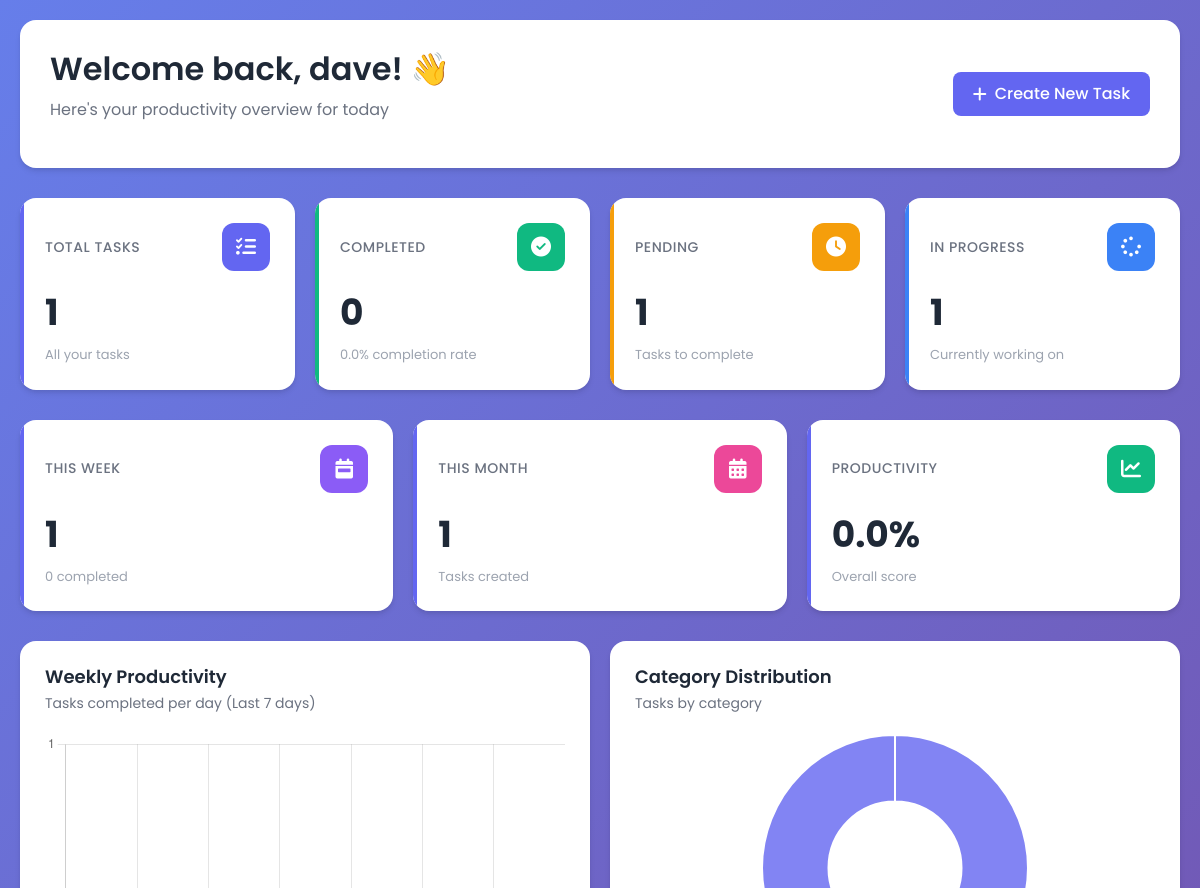
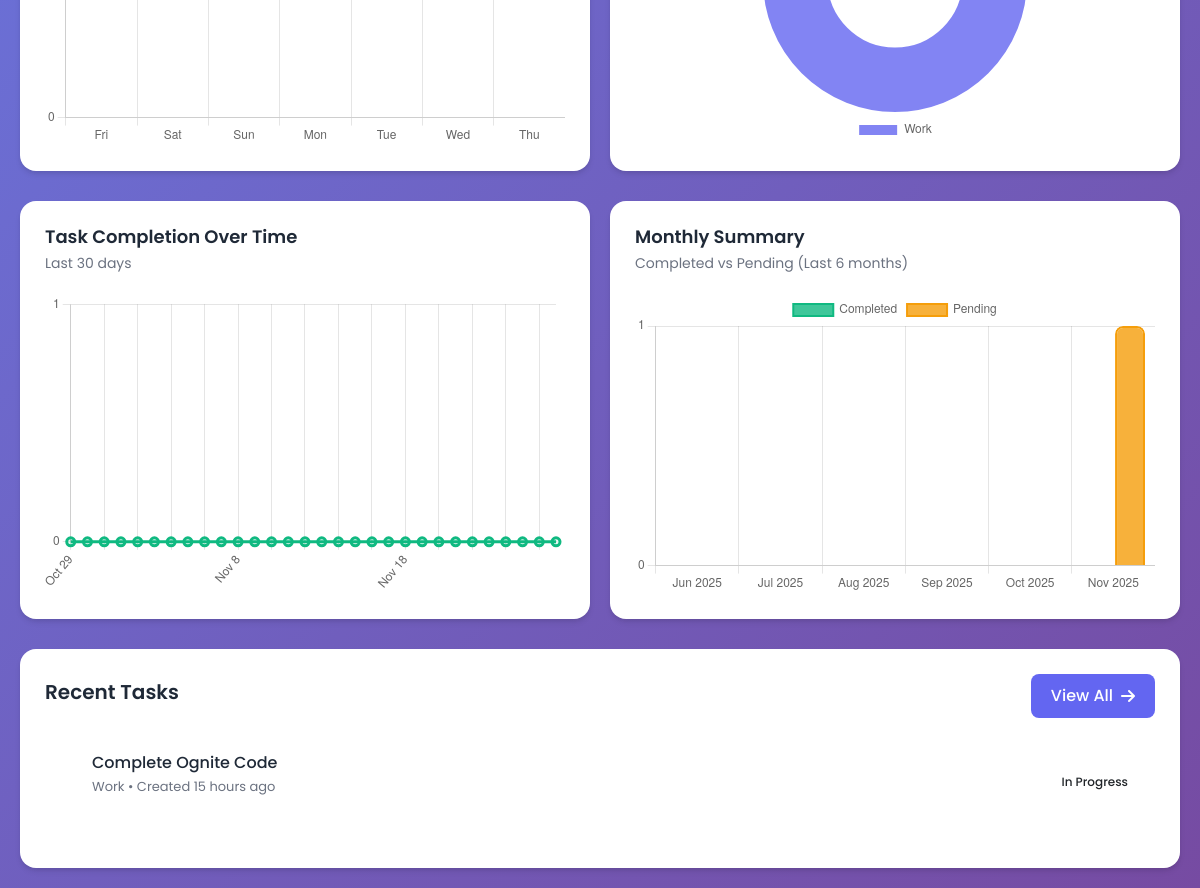
/ (signed in), run on an earlier commit of the app's database (2 pictures, top to bottom).
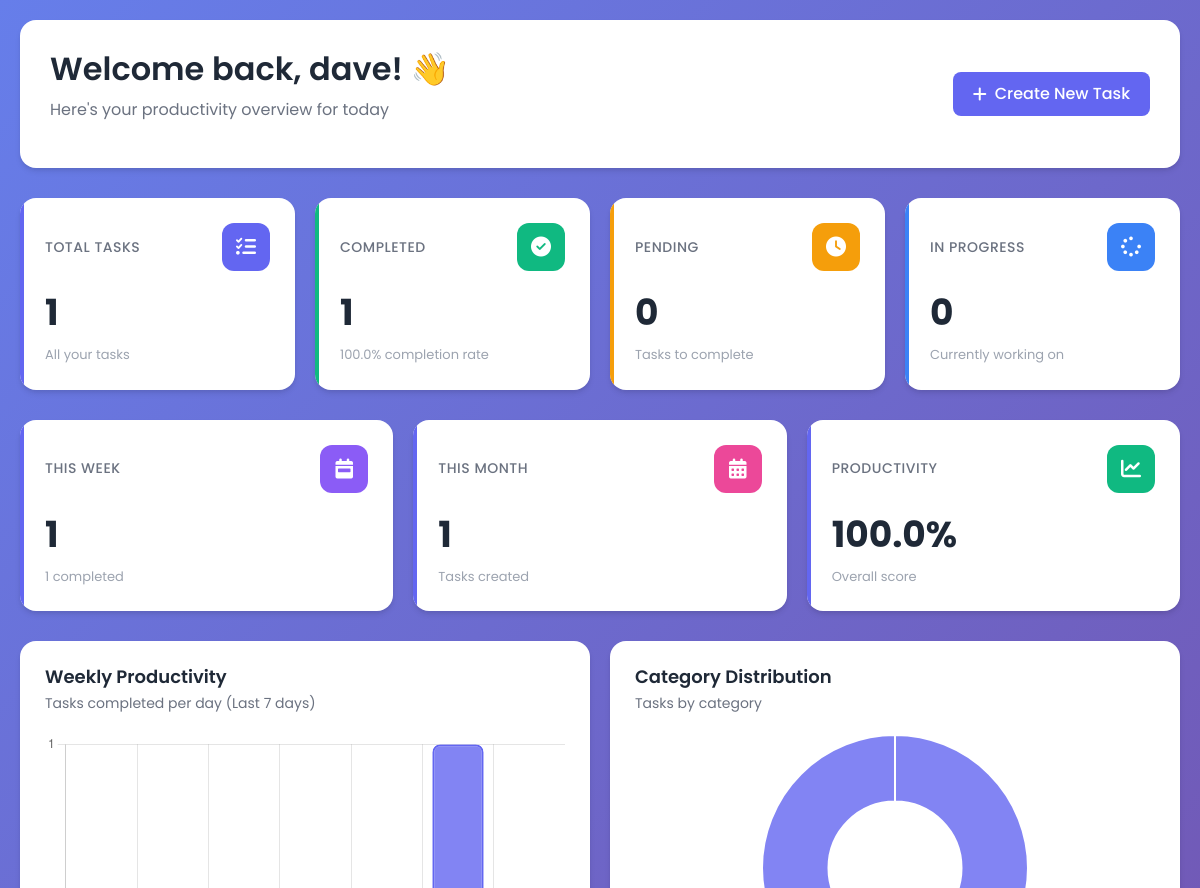
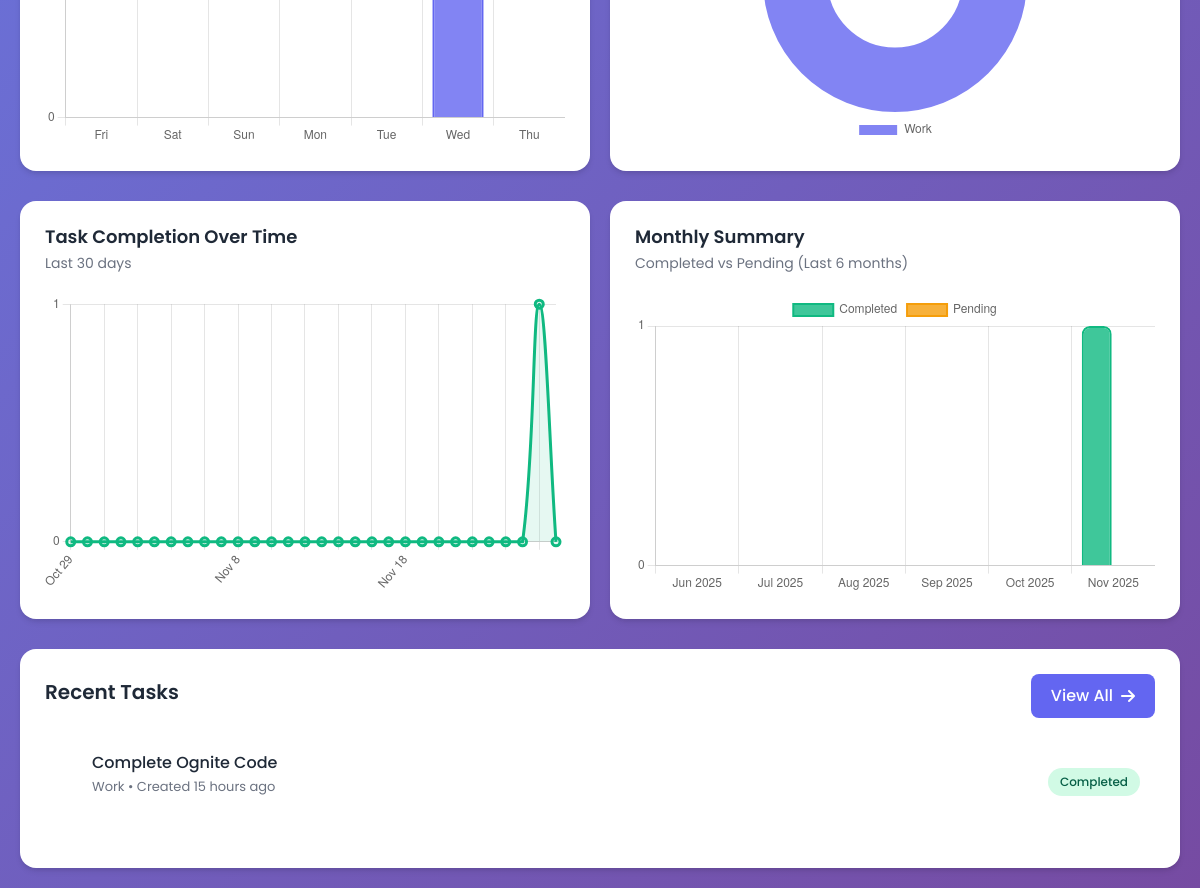
And on a later commit of the database (2 pictures, top to bottom).
### core/models.py (models this page shows, shortened)
class Task(models.Model):
    STATUS_CHOICES = [
        ('Created', 'Created'),
        ('In Progress', 'In Progress'),
        ('Completed', 'Completed'),
    ]
    CATEGORY_CHOICES = [
        ('Work', 'Work'),
        ('Personal', 'Personal'),
        ('Shopping', 'Shopping'),
        ('Health', 'Health'),
        ('Education', 'Education'),
        ('Other', 'Other'),
    ]
    name = models.CharField(max_length=255)
    description = models.TextField()
    status = models.CharField(max_length=20, choices=STATUS_CHOICES, default='Created')
    category = models.CharField(max_length=20, choices=CATEGORY_CHOICES, default='Work')
    milestone = models.CharField(max_length=255)
    assigned_to = models.ForeignKey(User, on_delete=models.SET_NULL, null=True, blank=True, related_name='assigned_tasks')
    created_by = models.ForeignKey(User, related_name='created_tasks', on_delete=models.CASCADE)
    created_at = models.DateTimeField(auto_now_add=True)
    updated_at = models.DateTimeField(auto_now=True)
    due_date = models.DateTimeField(null=True, blank=True)
    completed_at = models.DateTimeField(null=True, blank=True)
    class Meta:
        ordering = ['-created_at']

### core/views.py (the view)
# urls.py: path('', views.dashboard, name='dashboard'),
@login_required
def dashboard(request):
    user = request.user
    profile, created = Profile.objects.get_or_create(user=user)
    all_tasks = Task.objects.filter(created_by=user)
    total_tasks = all_tasks.count()
    completed_tasks = all_tasks.filter(status='Completed').count()
    pending_tasks = all_tasks.filter(status__in=['Created', 'In Progress']).count()
    in_progress_tasks = all_tasks.filter(status='In Progress').count()
    now = timezone.now()
    week_ago = now - timedelta(days=7)
    month_ago = now - timedelta(days=30)
    tasks_this_week = all_tasks.filter(created_at__gte=week_ago).count()
    tasks_this_month = all_tasks.filter(created_at__gte=month_ago).count()
    completed_this_week = all_tasks.filter(
        status='Completed',
        completed_at__isnull=False,
        completed_at__gte=week_ago
    ).count()
    productivity_score = (completed_tasks / total_tasks * 100) if total_tasks > 0 else 0
    completion_rate = (completed_tasks / total_tasks * 100) if total_tasks > 0 else 0
    category_breakdown = all_tasks.values('category').annotate(count=Count('id')).order_by('-count')
    recent_tasks = all_tasks[:5]
    weekly_data = []
    for i in range(6, -1, -1):
        date = now - timedelta(days=i)
        day_start = timezone.make_aware(datetime.combine(date.date(), datetime.min.time()))
        day_end = day_start + timedelta(days=1)
        completed_count = all_tasks.filter(
            status='Completed',
            completed_at__isnull=False,
            completed_at__gte=day_start,
            completed_at__lt=day_end
        ).count()
        weekly_data.append({
            'date': date.strftime('%Y-%m-%d'),
            'day': date.strftime('%a'),
            'count': completed_count
        })
    monthly_data = []
    for i in range(5, -1, -1):
        month_start = now.replace(day=1) - timedelta(days=30*i)
        month_end = (month_start + timedelta(days=32)).replace(day=1)
        month_tasks = all_tasks.filter(created_at__gte=month_start, created_at__lt=month_end)
        monthly_data.append({
            'month': month_start.strftime('%b %Y'),
            'completed': month_tasks.filter(status='Completed').count(),
            'pending': month_tasks.filter(status__in=['Created', 'In Progress']).count()
        })
    completion_over_time = []
    for i in range(29, -1, -1):
        date = now - timedelta(days=i)
        day_start = timezone.make_aware(datetime.combine(date.date(), datetime.min.time()))
        day_end = day_start + timedelta(days=1)
        completed_count = all_tasks.filter(
            status='Completed',
            completed_at__isnull=False,
            completed_at__gte=day_start,
            completed_at__lt=day_end
        ).count()
        completion_over_time.append({
            'date': date.strftime('%Y-%m-%d'),
            'count': completed_count
        })
    context = {
        'profile': profile,
        'total_tasks': total_tasks,
        'completed_tasks': completed_tasks,
        'pending_tasks': pending_tasks,
        'in_progress_tasks': in_progress_tasks,
        'tasks_this_week': tasks_this_week,
        'tasks_this_month': tasks_this_month,
        'completed_this_week': completed_this_week,
        'productivity_score': round(productivity_score, 1),
        'completion_rate': round(completion_rate, 1),
        'category_breakdown': category_breakdown,
        'recent_tasks': recent_tasks,
        'weekly_data': weekly_data,
        'monthly_data': monthly_data,
        'completion_over_time': completion_over_time,
    }
    return render(request, 'dashboard.html', context)

### templates/dashboard.html (shortened to what this page needs)
<!DOCTYPE html>
<html lang="en">
<head>
    {% load static %}
    <link rel="stylesheet" href="{% static 'css/dashboard.css' %}">
    <link href="https://cdn.jsdelivr.net/npm/bootstrap@5.3.3/dist/css/bootstrap.min.css" rel="stylesheet">
    <link rel="stylesheet" href="https://cdnjs.cloudflare.com/ajax/libs/font-awesome/6.4.0/css/all.min.css">
</head>
<body>
    <div class="dashboard-container">
        <div class="welcome-section">
            <div class="welcome-text">
                <h2>Welcome back, {{ user.username }}! 👋</h2>
                <p>Here's your productivity overview for today</p>
                                </div>
            <div>
                <a href="{% url 'create_task' %}" class="btn-primary-modern">
                    <i class="fas fa-plus"></i> Create New Task
                                     </a>
                                </div>
                            </div>
        <div class="stats-grid">
            <div class="stat-card task-total">
                <div class="stat-card-header">
                    <div class="stat-card-title">Total Tasks</div>
                    <div class="stat-card-icon">
                        <i class="fas fa-tasks"></i>
                            </div>
                            </div>
                <div class="stat-card-value">{{ total_tasks }}</div>
                <div class="stat-card-subtitle">All your tasks</div>
                        </div>
            <div class="stat-card task-completed">
                <div class="stat-card-header">
                    <div class="stat-card-title">Completed</div>
                    <div class="stat-card-icon">
                        <i class="fas fa-check-circle"></i>
                    </div>
                </div>
                <div class="stat-card-value">{{ completed_tasks }}</div>
                <div class="stat-card-subtitle">{{ completion_rate }}% completion rate</div>
                    </div>
            <div class="stat-card task-pending">
                <div class="stat-card-header">
                    <div class="stat-card-title">Pending</div>
                    <div class="stat-card-icon">
                        <i class="fas fa-clock"></i>
                    </div>
                </div>
                <div class="stat-card-value">{{ pending_tasks }}</div>
                <div class="stat-card-subtitle">Tasks to complete</div>
            </div>
            <div class="stat-card task-progress">
                <div class="stat-card-header">
                    <div class="stat-card-title">In Progress</div>
                    <div class="stat-card-icon">
                        <i class="fas fa-spinner"></i>
                    </div>
                </div>
                <div class="stat-card-value">{{ in_progress_tasks }}</div>
                <div class="stat-card-subtitle">Currently working on</div>
            </div>
                    </div>
        <div class="stats-grid" style="grid-template-columns: repeat(auto-fit, minmax(200px, 1fr));">
            <div class="stat-card">
                <div class="stat-card-header">
                    <div class="stat-card-title">This Week</div>
                    <div class="stat-card-icon" style="background: #8b5cf6;">
                        <i class="fas fa-calendar-week"></i>
                    </div>
                </div>
                <div class="stat-card-value">{{ tasks_this_week }}</div>
                <div class="stat-card-subtitle">{{ completed_this_week }} completed</div>
                    </div>
            <div class="stat-card">
                <div class="stat-card-header">
                    <div class="stat-card-title">This Month</div>
                    <div class="stat-card-icon" style="background: #ec4899;">
                        <i class="fas fa-calendar-alt"></i>
                    </div>
                 </div>
                <div class="stat-card-value">{{ tasks_this_month }}</div>
                <div class="stat-card-subtitle">Tasks created</div>
                        </div>
            <div class="stat-card">
                <div class="stat-card-header">
                    <div class="stat-card-title">Productivity</div>
                    <div class="stat-card-icon" style="background: #10b981;">
                        <i class="fas fa-chart-line"></i>
                    </div>
                        </div>
                <div class="stat-card-value">{{ productivity_score }}%</div>
                <div class="stat-card-subtitle">Overall score</div>
                    </div>
                 </div>
        <div class="charts-section">
            <div class="chart-card">
                <div class="chart-card-header">
                    <h3 class="chart-card-title">Weekly Productivity</h3>
                    <p class="chart-card-subtitle">Tasks completed per day (Last 7 days)</p>
                </div>
                <div class="chart-container">
                    <canvas id="weeklyChart"></canvas>
                            </div>
                        </div>
            <div class="chart-card">
                <div class="chart-card-header">
                    <h3 class="chart-card-title">Category Distribution</h3>
                    <p class="chart-card-subtitle">Tasks by category</p>
                            </div>
                <div class="chart-container">
                    <canvas id="categoryChart"></canvas>
                                </div>
                                </div>
                                </div>
        <div class="charts-section">
            <div class="chart-card">
                <div class="chart-card-header">
                    <h3 class="chart-card-title">Task Completion Over Time</h3>
                    <p class="chart-card-subtitle">Last 30 days</p>
                        </div>
                <div class="chart-container">
                    <canvas id="completionChart"></canvas>
                        </div>
                    </div>
            <div class="chart-card">
                <div class="chart-card-header">
                    <h3 class="chart-card-title">Monthly Summary</h3>
                    <p class="chart-card-subtitle">Completed vs Pending (Last 6 months)</p>
                </div>
                <div class="chart-container">
                    <canvas id="monthlyChart"></canvas>
                </div>
            </div>
        </div>
        <div class="recent-tasks-section">
            <div class="section-header">
                <h3 class="section-title">Recent Tasks</h3>
                <a href="{% url 'view_tasks' %}" class="btn-primary-modern">
                    View All <i class="fas fa-arrow-right"></i>
                </a>
            </div>
            {% if recent_tasks %}
            <ul class="task-list">
                {% for task in recent_tasks %}
                <li class="task-item">
                    <div class="task-info">
                        <h4>{{ task.name }}</h4>
                        <p>{{ task.category }} • Created {{ task.created_at|timesince }} ago</p>
                    </div>
                    <span class="task-badge badge-{{ task.status|lower|slugify }}">
                        {{ task.status }}
                    </span>
                </li>
                {% endfor %}
            </ul>
            {% else %}
            <div class="empty-state">
                <i class="fas fa-inbox"></i>
                <p>No tasks yet. Create your first task to get started!</p>
    </div>
            {% endif %}
        </div>
    </div>
    {% load static %}
</body>
</html>

### static/css/dashboard.css (style rules this page uses)
* { margin: 0; padding: 0; }
body { background-color: rgb(230, 223, 223); }

### templates/dashboard.html (style rules this page uses)
:root { --primary-color: #6366f1; --secondary-color: #8b5cf6; --success-color: #10b981; --warning-color: #f59e0b; --danger-color: #ef4444; --dark-bg: #1f2937; --light-bg: #f9fafb; --card-shadow: 0 4px 6px -1px rgba(0, 0, 0, 0.1), 0 2px 4px -1px rgba(0, 0, 0, 0.06); }
* { margin: 0; padding: 0; box-sizing: border-box; }
body { font-family: 'Poppins', sans-serif; background: linear-gradient(135deg, #667eea 0%, #764ba2 100%); min-height: 100vh; padding: 20px; }
.dashboard-container { max-width: 1400px; margin: 0 auto; }
.welcome-section { background: white; border-radius: 16px; padding: 30px; margin-bottom: 30px; box-shadow: var(--card-shadow); display: flex; justify-content: space-between; align-items: center; flex-wrap: wrap; }
.welcome-text h2 { color: var(--dark-bg); font-weight: 600; margin-bottom: 10px; }
.welcome-text p { color: #6b7280; font-size: 16px; }
.stats-grid { display: grid; grid-template-columns: repeat(auto-fit, minmax(250px, 1fr)); gap: 20px; margin-bottom: 30px; }
.stat-card { background: white; border-radius: 16px; padding: 25px; box-shadow: var(--card-shadow); transition: transform 0.3s ease, box-shadow 0.3s ease; position: relative; overflow: hidden; }
.stat-card::before { content: ''; position: absolute; top: 0; left: 0; width: 4px; height: 100%; background: var(--primary-color); }
.stat-card.task-total::before { background: var(--primary-color); }
.stat-card.task-completed::before { background: var(--success-color); }
.stat-card.task-pending::before { background: var(--warning-color); }
.stat-card.task-progress::before { background: #3b82f6; }
.stat-card-header { display: flex; justify-content: space-between; align-items: center; margin-bottom: 15px; }
.stat-card-title { font-size: 14px; color: #6b7280; font-weight: 500; text-transform: uppercase; letter-spacing: 0.5px; }
.stat-card-icon { width: 48px; height: 48px; border-radius: 12px; display: flex; align-items: center; justify-content: center; font-size: 20px; color: white; }
.stat-card.task-total .stat-card-icon { background: var(--primary-color); }
.stat-card.task-completed .stat-card-icon { background: var(--success-color); }
.stat-card.task-pending .stat-card-icon { background: var(--warning-color); }
.stat-card.task-progress .stat-card-icon { background: #3b82f6; }
.stat-card-value { font-size: 36px; font-weight: 700; color: var(--dark-bg); margin-bottom: 5px; }
.stat-card-subtitle { font-size: 13px; color: #9ca3af; }
.charts-section { display: grid; grid-template-columns: repeat(auto-fit, minmax(400px, 1fr)); gap: 20px; margin-bottom: 30px; }
.chart-card { background: white; border-radius: 16px; padding: 25px; box-shadow: var(--card-shadow); }
.chart-card-header { margin-bottom: 20px; }
.chart-card-title { font-size: 18px; font-weight: 600; color: var(--dark-bg); margin-bottom: 5px; }
.chart-card-subtitle { font-size: 14px; color: #6b7280; }
.chart-container { position: relative; height: 300px; }
.recent-tasks-section { background: white; border-radius: 16px; padding: 25px; box-shadow: var(--card-shadow); }
.section-header { display: flex; justify-content: space-between; align-items: center; margin-bottom: 20px; }
.section-title { font-size: 20px; font-weight: 600; color: var(--dark-bg); }
.btn-primary-modern { background: var(--primary-color); color: white; border: none; padding: 10px 20px; border-radius: 8px; font-weight: 500; text-decoration: none; display: inline-flex; align-items: center; gap: 8px; transition: all 0.3s ease; }
.task-list { list-style: none; }
.task-item { padding: 15px; border-bottom: 1px solid #e5e7eb; display: flex; justify-content: space-between; align-items: center; transition: background 0.2s ease; }
.task-item:last-child { border-bottom: none; }
.task-info h4 { font-size: 16px; font-weight: 500; color: var(--dark-bg); margin-bottom: 5px; }
.task-info p { font-size: 13px; color: #6b7280; }
.task-badge { padding: 5px 12px; border-radius: 20px; font-size: 12px; font-weight: 500; }
.badge-completed { background: #d1fae5; color: #065f46; }

What changed in the data, as far as the page shows it:
changed Task "Complete Ognite Code": status "In Progress" → "Completed"
Also different on the page:
{{ completed_tasks }}: "0" → "1"
{{ completion_rate }}: "0.0" → "100.0"
{{ pending_tasks }}: "1" → "0"
{{ in_progress_tasks }}: "1" → "0"
{{ completed_this_week }}: "0" → "1"
{{ productivity_score }}: "0.0" → "100.0"
chart data {{ item.count }}: 0, 0, 0, 0, 0, 0, 0 → 0, 0, 0, 0, 0, 1, 0
chart data {{ item.count }}: 0, 0, 0, 0, 0, 0, 0, 0, 0, 0, 0, 0, 0, 0, 0, 0, 0, 0, 0, 0, 0, 0, 0, 0, 0, 0, 0, 0, 0, 0 → 0, 0, 0, 0, 0, 0, 0, 0, 0, 0, 0, 0, 0, 0, 0, 0, 0, 0, 0, 0, 0, 0, 0, 0, 0, 0, 0, 0, 1, 0
chart data {{ item.completed }}: 0, 0, 0, 0, 0, 0 → 0, 0, 0, 0, 0, 1
chart data {{ item.pending }}: 0, 0, 0, 0, 0, 1 → 0, 0, 0, 0, 0, 0
